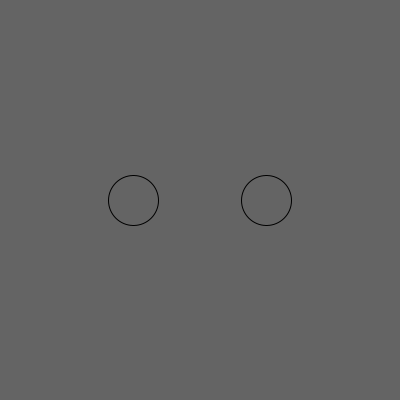
Frame 1 (no input)
Frame 60 (the mouse pressed at the canvas centre just before this capture): identical to frame 1, image omitted
Frame 120 (the mouse held since frame 60 and released just before this capture): identical to frame 1, image omitted

The Processing sketch that drew this single still picture (run headless with seeded random() and noise(); from frame 60 on, the mouse is pressed at the canvas centre):

// Processing sketch: sketch_2_1_copy_paste_2_btn
// ── sketch_2_1_copy_paste_2_btn.pde
//Aven, See Through Kinect, Spring 2018
//https://github.com/aaaven/STK2018/wiki/OOP_button

float x1, y1, size1 = 50;
color button1Color = color(100);
float x2, y2, size2 = 50;
color button2Color = color(100);

void setup() {
  size(400, 400);
  stroke(0);
  strokeWeight(1);
  x1 = width/3;
  y1 = height/2;
  x2 = 2*width/3;
  y2 = height/2;
}


void draw() {
  background(100);
  fill(button1Color);
  ellipse(x1, y1, size1, size1);
  fill(button2Color);
  ellipse(x2, y2, size2, size2);

  float distance1 = dist(x1, y1, mouseX, mouseY);
  if ( distance1 < size1/2) { //mouse hover
    button1Color = color(255, 0, 0);
    if (mousePressed) {
      button1Color = color(random(255), random(255), random(255));
    }
  } else {
    button1Color = color(100);
  }
  float distance2 = dist(x2, y2, mouseX, mouseY);
  if ( distance2 < size2/2) { //mouse hover
    button2Color = color(255, 0, 0);
    if (mousePressed) {
      button2Color = color(random(255), random(255), random(255));
    }
  } else {
    button2Color = color(100);
  }
}
